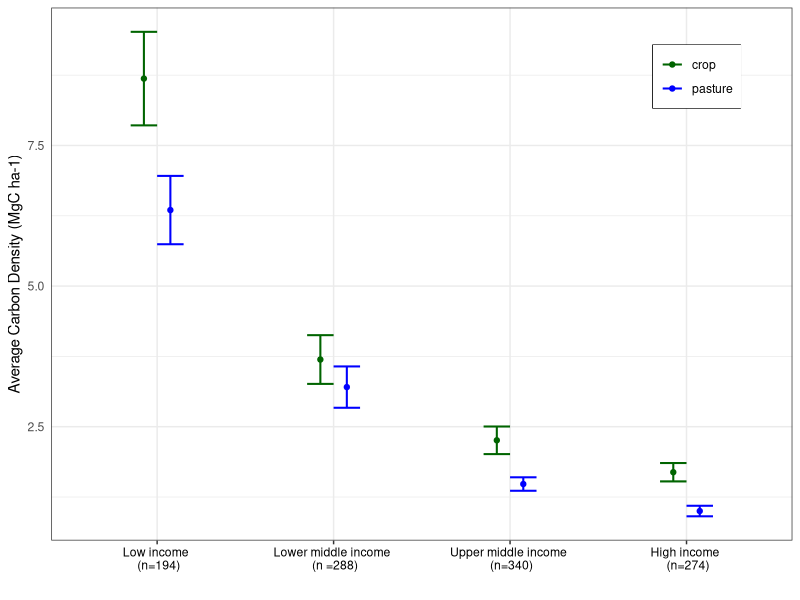
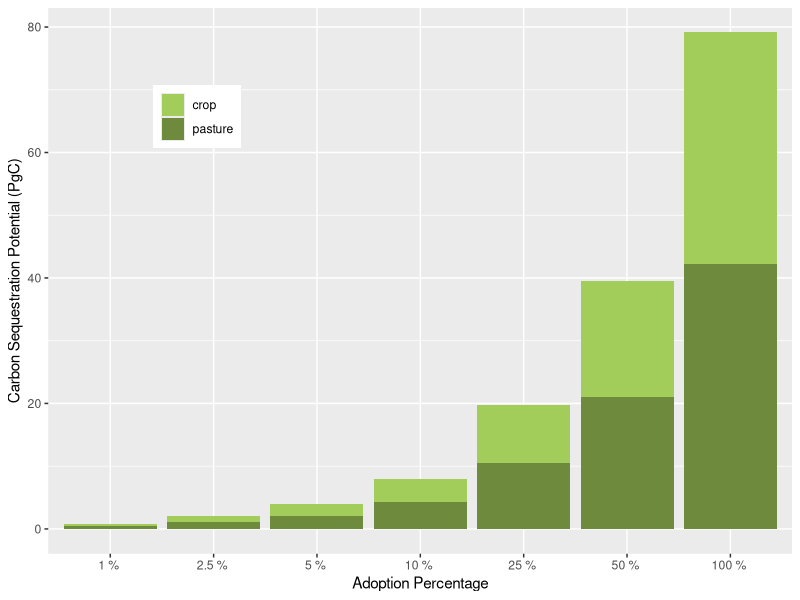

Write the R code that produced these figures, in order. (Note: this script raises an error after producing the figures.)
library(tidyverse)
library(ggplot2)

## figure 2: Econ chart
econ <- read.csv("output/summary_all.csv") %>%
  select(NAME_EN, BIOME, ECONOMY, density_pasture, density_crop) %>% drop_na() %>%
  rename(pasture = density_pasture,
         crop = density_crop) %>%
  mutate(ECONOMY = factor(ifelse(ECONOMY == "High income", "High income \n (n=274)", 
                                 ifelse(ECONOMY == "Low income", "Low income \n (n=194)",
                                        ifelse(ECONOMY =="Lower middle income", 
                                               "Lower middle income \n (n =288)",
                                               "Upper middle income \n (n=340)"
                                               ))))) %>%
  gather(CP,value,pasture:crop) %>%
  group_by(CP, ECONOMY) %>% 
  summarise(mean_density = mean(value),  # calculates the mean of each group
            sd = sd(value), # calculates the standard deviation of each group
            n_cb = n(),  # calculates the sample size per group
            se = sd(value)/sqrt(n()))
  
tiff("figures/tic_incomegroup.tif", units = "in", width= 6 , height = 4, res=300)
ggplot(econ, aes(x=reorder(ECONOMY, -mean_density), 
               y=mean_density, 
               color=CP)) + 
  geom_errorbar(aes(ymin=mean_density-se, 
                    ymax=mean_density+se), 
                width=.3, size=0.7, position=position_dodge(.3)) +
  geom_point(position=position_dodge(.3)) +
  theme_bw() + ylab("Average Carbon Density (MgC ha-1)")+ xlab("")+
  scale_color_manual(values = c("darkgreen", "blue"))+
  theme(legend.title=element_blank()) +
  theme(legend.justification = c(1, 1), legend.position = c(0.93, 0.93),
        legend.box.background = element_rect(colour = "black"))+
  theme( 
    axis.text.x = element_text(color='black'),
    axis.ticks.y = element_blank(),
    axis.title.x = element_text(size=11,color='black')
  )
dev.off()

## figure 3: potential

potential<- read.csv("output/potential.csv") %>%
  group_by(CP) %>% drop_na() %>%
  summarise(`100 % ` = sum(carbon_potential)/10^9) %>%
  mutate(`50 % ` = `100 % `*0.5,
         `25 % ` = `100 % `*0.25,
         `10 % ` = `100 % `*0.1,
         `5 % ` = `100 % `*0.05,
         `2.5 % ` = `100 % `*0.025,
         `1 % ` = `100 % `*0.01) %>%
  gather(Adoption,value,`100 % `:`1 % `)

tiff("figures/potential.tiff", width = 4, height = 4, units = 'in', res = 300)
potential %>% 
  ggplot(aes(reorder(Adoption, value), value))+
  geom_col(aes(fill = CP))+
  labs(x = "Adoption Percentage",y = "Carbon Sequestration Potential (PgC)", sep = "")+
  theme(legend.title = element_blank()) +
  scale_fill_manual(values = c( "darkolivegreen3","darkolivegreen4")) +
  theme(legend.position =  c(0.2, 0.8))
dev.off()

## figure 4: top 30 countries

countries<-read_csv("output/potential.csv") %>%
  recode(NAME_EN, "People's Republic of China" = "China")
  group_by(NAME_EN, CP) %>% drop_na() %>%
  summarise(potential = sum(carbon_potential)*0.01/10^6) %>%
  spread(key = CP, value = potential) %>% 
  mutate(total = crop + pasture) %>%
  gather(CP,value,pasture:crop) 


countries <- countries %>%  arrange(-total) %>%

countries<- countries[1:60,]

tiff("figures/potential_country.tiff", width = 8, height = 6, units = 'in', res = 300)
countries %>% ggplot(aes(reorder(NAME_EN, total), value))+
  geom_col(aes(fill = CP))+
  labs(x = "Country",y = "Carbon Sequestration Potential (PgC)", sep = "")+
  theme(legend.title = element_blank()) +
  scale_fill_manual(values = c( "darkolivegreen3","darkolivegreen4")) +
  theme(legend.position =  c(0.8, 0.2)) +coord_flip()
dev.off()





